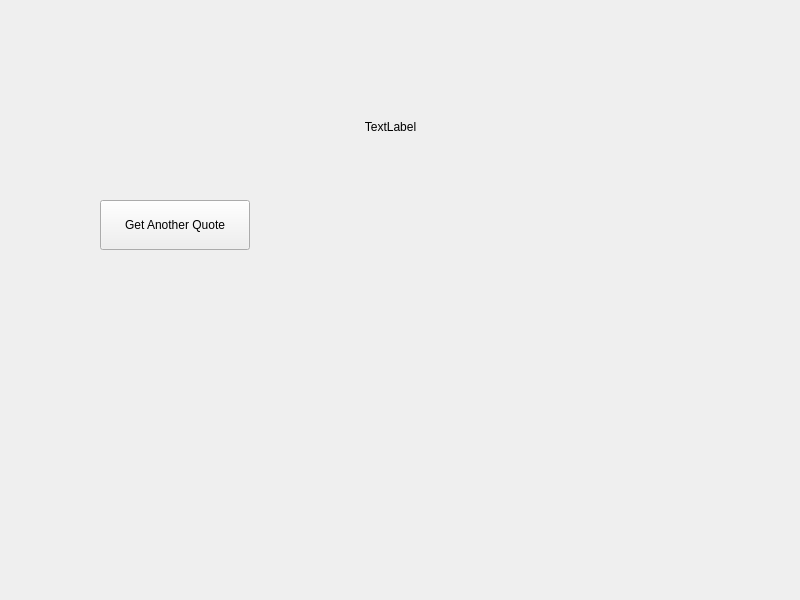
<?xml version="1.0" encoding="UTF-8"?>
<ui version="4.0">
 <class>MainWindow</class>
 <widget class="QMainWindow" name="MainWindow">
  <property name="geometry">
   <rect>
    <x>0</x>
    <y>0</y>
    <width>800</width>
    <height>600</height>
   </rect>
  </property>
  <property name="windowTitle">
   <string>MainWindow</string>
  </property>
  <widget class="QWidget" name="centralwidget">
   <property name="layoutDirection">
    <enum>Qt::LeftToRight</enum>
   </property>
   <widget class="QWidget" name="verticalLayoutWidget">
    <property name="geometry">
     <rect>
      <x>100</x>
      <y>59</y>
      <width>581</width>
      <height>191</height>
     </rect>
    </property>
    <layout class="QVBoxLayout" name="verticalLayout">
     <item>
      <widget class="QLabel" name="Quote">
       <property name="text">
        <string>TextLabel</string>
       </property>
       <property name="alignment">
        <set>Qt::AlignCenter</set>
       </property>
      </widget>
     </item>
     <item>
      <widget class="QPushButton" name="GetQuoteButton">
       <property name="maximumSize">
        <size>
         <width>150</width>
         <height>50</height>
        </size>
       </property>
       <property name="text">
        <string>Get Another Quote</string>
       </property>
      </widget>
     </item>
    </layout>
   </widget>
  </widget>
 </widget>
 <resources/>
 <connections/>
</ui>
